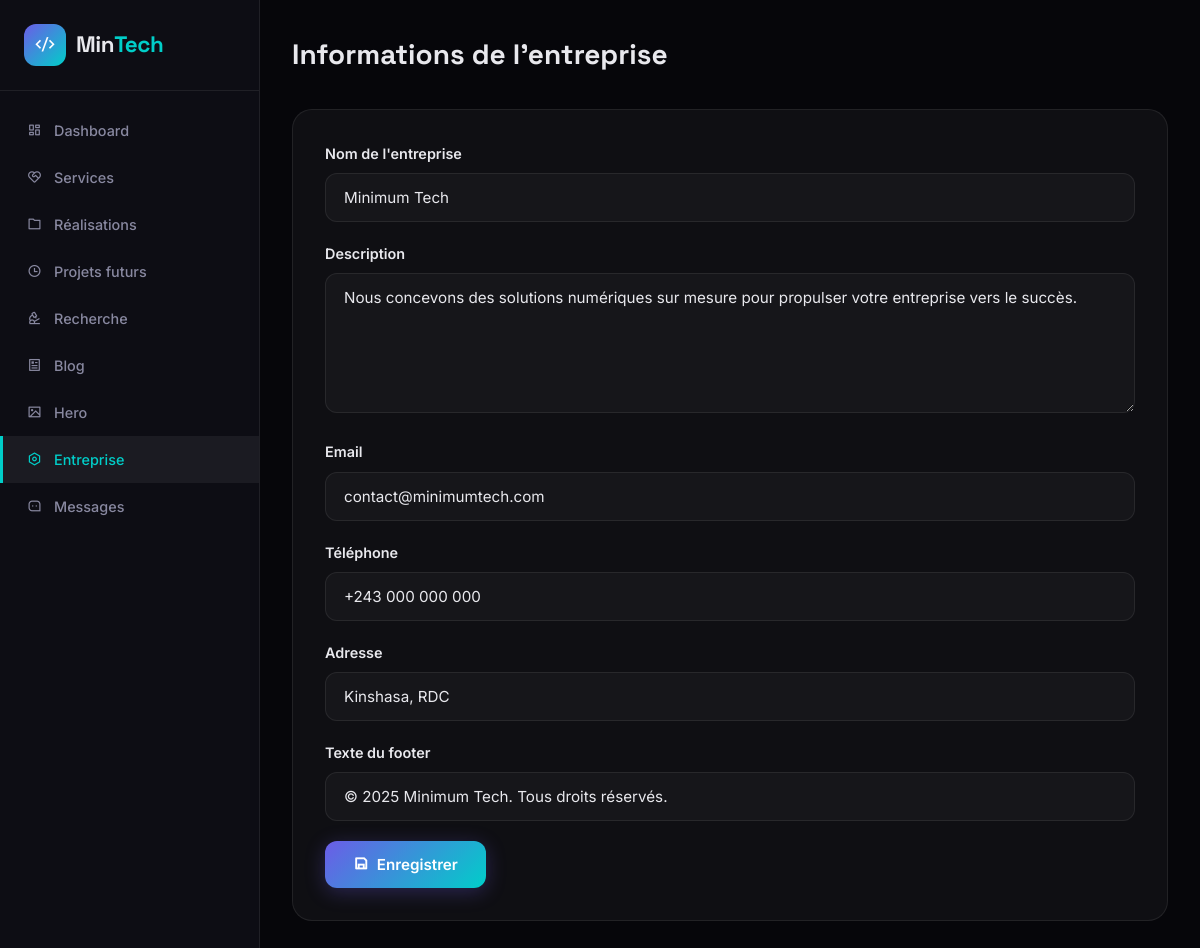
Before: /admin-panel/company/ (signed in) with the older database file.
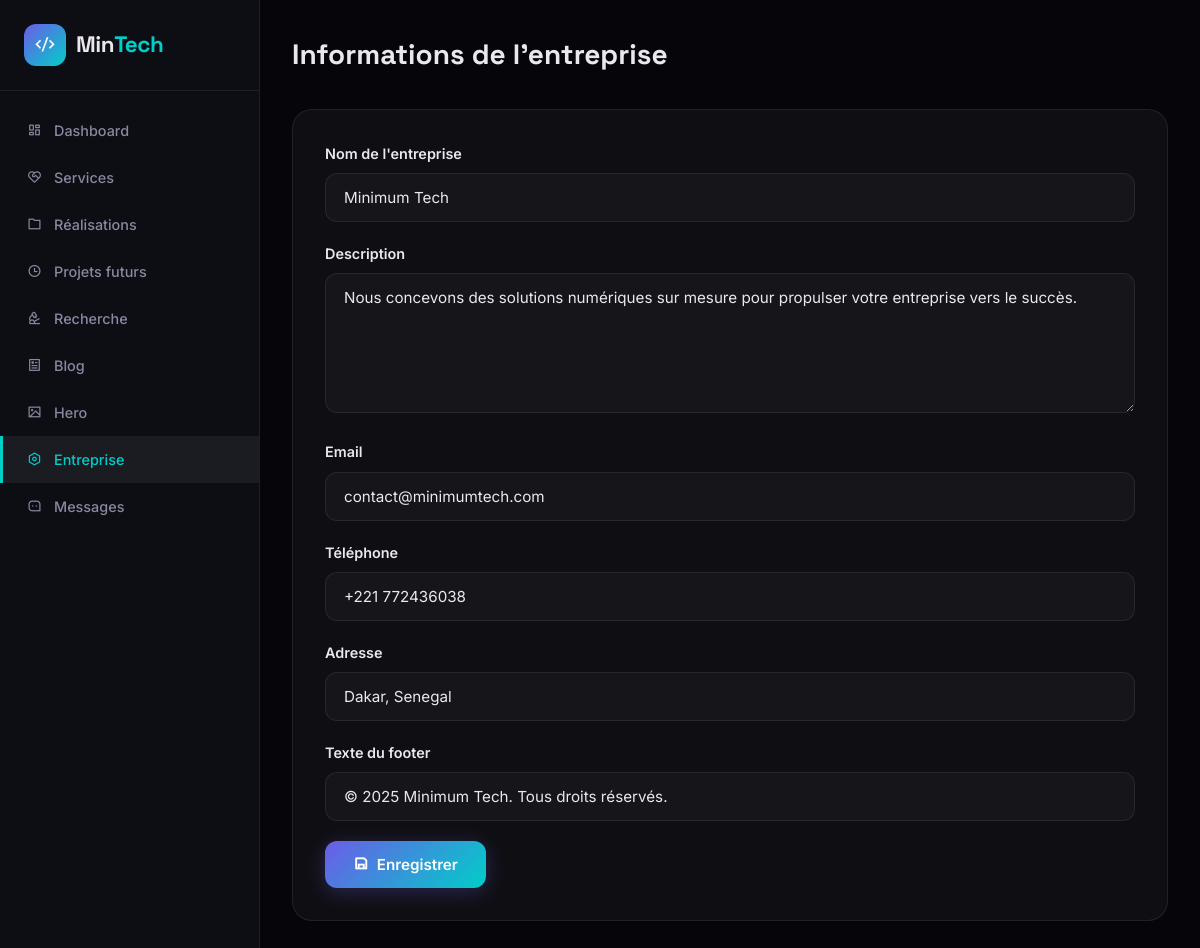
After: the same page with the newer database file.
### core/models.py (models this page shows, shortened)
class CompanyInfo(models.Model):
    key = models.CharField(max_length=100, unique=True)
    value = models.TextField(blank=True, null=True)
    updated_at = models.DateTimeField(auto_now=True)

### core/views.py (the view)
# urls.py: path('admin-panel/company/', views.admin_company, name='admin_company'),
@login_required(login_url='/admin-panel/login/')
def admin_company(request):
    if request.method == 'POST':
        for key, value in request.POST.items():
            if key != 'csrfmiddlewaretoken':
                CompanyInfo.objects.update_or_create(key=key, defaults={'value': value})
        messages.success(request, 'Informations mises à jour.')
    ctx = {'infos': CompanyInfo.objects.all().order_by('key')}
    return render(request, 'core/admin/company.html', ctx)

### templates/core/admin/company.html (shortened to what this page needs)
{% extends 'base_admin.html' %}
{% block content %}
<div class="admin-layout">
  <aside class="admin-sidebar" id="adminSidebar">
    <div class="admin-sidebar-logo"><a href="/" class="nav-logo"><span class="logo-icon"><i class="ri-code-s-slash-line"></i></span><span class="logo-text">Min<span class="accent">Tech</span></span></a></div>
    <nav class="admin-nav">
      <a href="/admin-panel/"><i class="ri-dashboard-line"></i> Dashboard</a>
      <a href="/admin-panel/services/"><i class="ri-service-line"></i> Services</a>
      <a href="/admin-panel/projects/"><i class="ri-folder-line"></i> Réalisations</a>
      <a href="/admin-panel/future-projects/"><i class="ri-time-line"></i> Projets futurs</a>
      <a href="/admin-panel/research/"><i class="ri-microscope-line"></i> Recherche</a>
      <a href="/admin-panel/blog/"><i class="ri-article-line"></i> Blog</a>
      <a href="/admin-panel/hero/"><i class="ri-image-line"></i> Hero</a>
      <a href="/admin-panel/company/" class="active"><i class="ri-settings-line"></i> Entreprise</a>
      <a href="/admin-panel/messages/"><i class="ri-message-3-line"></i> Messages</a>
    </nav>
  </aside>
  <main class="admin-content">
    <div class="admin-header">
      <h1>Informations de l'entreprise</h1>
    </div>
    <div class="card" style="padding:32px">
      <form method="post">
        <div class="form-group">
          <label>Nom de l'entreprise</label>
          <input type="text" name="company_name" value="{% for info in infos %}{% if info.key == 'company_name' %}{{ info.value }}{% endif %}{% endfor %}">
        </div>
        <div class="form-group">
          <label>Description</label>
          <textarea name="company_description" rows="3">{% for info in infos %}{% if info.key == 'company_description' %}{{ info.value }}{% endif %}{% endfor %}</textarea>
        </div>
        <div class="form-group">
          <label>Email</label>
          <input type="email" name="company_email" value="{% for info in infos %}{% if info.key == 'company_email' %}{{ info.value }}{% endif %}{% endfor %}">
        </div>
        <div class="form-group">
          <label>Téléphone</label>
          <input type="text" name="company_phone" value="{% for info in infos %}{% if info.key == 'company_phone' %}{{ info.value }}{% endif %}{% endfor %}">
        </div>
        <div class="form-group">
          <label>Adresse</label>
          <input type="text" name="company_address" value="{% for info in infos %}{% if info.key == 'company_address' %}{{ info.value }}{% endif %}{% endfor %}">
        </div>
        <div class="form-group">
          <label>Texte du footer</label>
          <input type="text" name="footer_text" value="{% for info in infos %}{% if info.key == 'footer_text' %}{{ info.value }}{% endif %}{% endfor %}">
        </div>
        <button type="submit" class="btn btn-primary"><i class="ri-save-line"></i> Enregistrer</button>
      </form>
    </div>
  </main>
</div>
{% endblock %}

Changed rows visible on the page:
changed CompanyInfo (number 4 of 6 on the later page): company_phone "+243 000 000 000" → "+221 772436038"
changed CompanyInfo: company_address "Kinshasa, RDC" → "Dakar, Senegal"
